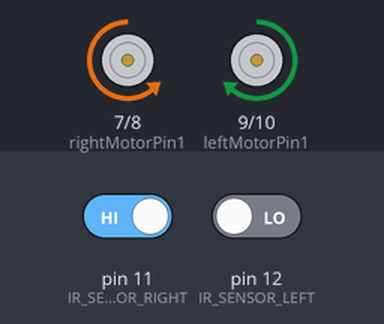
Simulated run of this sketch. Board: Arduino Uno, built with avr-gcc and run on an emulated ATmega328P. Shown: motor-driver pin pairs drawn as motors (green arrow = first pin HIGH = forward, orange = second pin HIGH = backward, longer = more drive, scaled by the enable pin). The test bench sets the inputs (shaded band); at power-on: pin 11 (IR_SENSOR_RIGHT) HIGH, pin 12 (IR_SENSOR_LEFT) LOW.

Above: at 1.2 s.
1.3 s: pin 11 (IR_SENSOR_RIGHT) driven LOW
At 1.9 s:
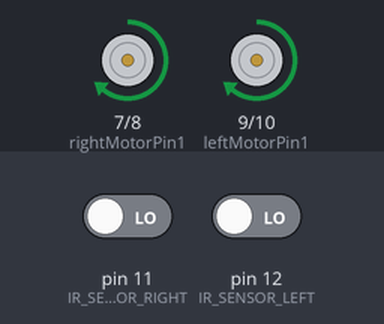
2.8 s: pin 12 (IR_SENSOR_LEFT) driven HIGH
At 4.0 s:
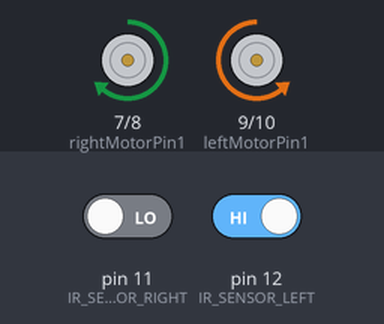
4.3 s: pin 11 (IR_SENSOR_RIGHT) driven HIGH
At 5.4 s:
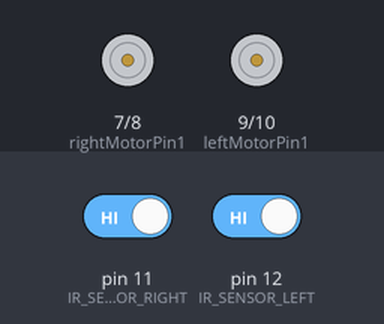
5.8 s: pin 12 (IR_SENSOR_LEFT) driven LOW
At 6.5 s:
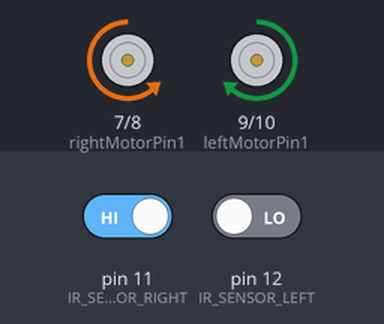
Timing chart, 0 to 8.3 s (numbered marks = the images above; inputs shaded):
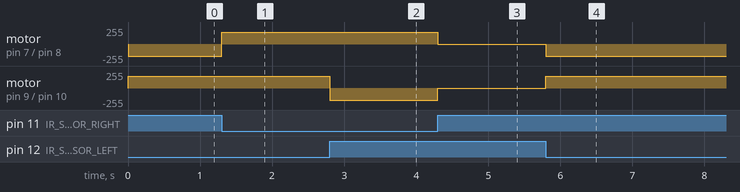

Measured:
- after the input at 1.3 s, motor on pin 7 (rightMotorPin1) / pin 8 (rightMotorPin2): backward 180/255 → forward 180/255 at once
- after the input at 2.8 s, motor on pin 9 (leftMotorPin1) / pin 10 (leftMotorPin2): forward 180/255 → backward 180/255 at once
- after the input at 4.3 s, motor on pin 7 (rightMotorPin1) / pin 8 (rightMotorPin2): forward 180/255 → stopped at once; motor on pin 9 (leftMotorPin1) / pin 10 (leftMotorPin2): backward 180/255 → stopped at once
- after the input at 5.8 s, motor on pin 7 (rightMotorPin1) / pin 8 (rightMotorPin2): stopped → backward 180/255 at once; motor on pin 9 (leftMotorPin1) / pin 10 (leftMotorPin2): stopped → forward 180/255 at once

The sketch:

main.ino
```cpp
#define IR_SENSOR_RIGHT 11
#define IR_SENSOR_LEFT 12
#define MOTOR_SPEED 180

//The right motor
int enableRightMotor=6;
int rightMotorPin1=7;
int rightMotorPin2=8;

//The left motor
int enableLeftMotor=5;
int leftMotorPin1=9;
int leftMotorPin2=10;

void setup()
{
  pinMode(enableRightMotor, OUTPUT);
  pinMode(rightMotorPin1, OUTPUT);
  pinMode(rightMotorPin2, OUTPUT);

  pinMode(enableLeftMotor, OUTPUT);
  pinMode(leftMotorPin1, OUTPUT);
  pinMode(leftMotorPin2, OUTPUT);

  pinMode(IR_SENSOR_RIGHT, INPUT);
  pinMode(IR_SENSOR_LEFT, INPUT);
  rotateMotor(0,0);
}


void loop()
{

  int rightIRSensorValue = digitalRead(IR_SENSOR_RIGHT);
  int leftIRSensorValue = digitalRead(IR_SENSOR_LEFT);

  //If neither of the sensors detects a black line, proceed forward in a straight direction.
  if (rightIRSensorValue == LOW && leftIRSensorValue == LOW)
  {
    rotateMotor(MOTOR_SPEED, MOTOR_SPEED);
  }
  //In the event that the right sensor detects a black line, execute a right turn.
  else if (rightIRSensorValue == HIGH && leftIRSensorValue == LOW )
  {
      rotateMotor(-MOTOR_SPEED, MOTOR_SPEED);
  }
  //If the left sensor identifies a black line, initiate a left turn.
  else if (rightIRSensorValue == LOW && leftIRSensorValue == HIGH )
  {
      rotateMotor(MOTOR_SPEED, -MOTOR_SPEED);
  }
  //When both sensors detect a black line, bring the robot to a halt.
  else
  {
    rotateMotor(0, 0);
  }
}


void rotateMotor(int rightMotorSpeed, int leftMotorSpeed)
{

  if (rightMotorSpeed < 0)
  {
    digitalWrite(rightMotorPin1,LOW);
    digitalWrite(rightMotorPin2,HIGH);
  }
  else if (rightMotorSpeed > 0)
  {
    digitalWrite(rightMotorPin1,HIGH);
    digitalWrite(rightMotorPin2,LOW);
  }
  else
  {
    digitalWrite(rightMotorPin1,LOW);
    digitalWrite(rightMotorPin2,LOW);
  }

  if (leftMotorSpeed < 0)
  {
    digitalWrite(leftMotorPin1,LOW);
    digitalWrite(leftMotorPin2,HIGH);
  }
  else if (leftMotorSpeed > 0)
  {
    digitalWrite(leftMotorPin1,HIGH);
    digitalWrite(leftMotorPin2,LOW);
  }
  else
  {
    digitalWrite(leftMotorPin1,LOW);
    digitalWrite(leftMotorPin2,LOW);
  }
  analogWrite(enableRightMotor, abs(rightMotorSpeed));
  analogWrite(enableLeftMotor, abs(leftMotorSpeed));
}
```
